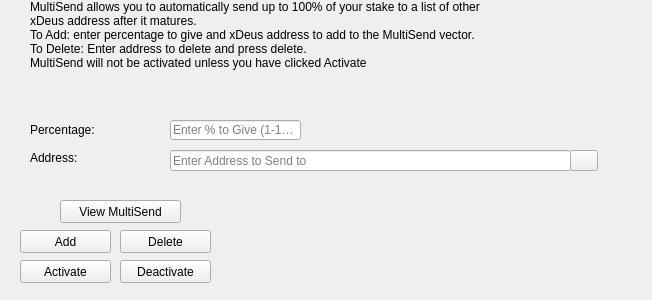
<?xml version="1.0" encoding="UTF-8"?>
<ui version="4.0">
 <class>StakeForCharityDialog</class>
 <widget class="QWidget" name="StakeForCharityDialog">
  <property name="windowModality">
   <enum>Qt::NonModal</enum>
  </property>
  <property name="geometry">
   <rect>
    <x>0</x>
    <y>0</y>
    <width>652</width>
    <height>300</height>
   </rect>
  </property>
  <property name="windowTitle">
   <string>Stake For Charity</string>
  </property>
  <widget class="QLineEdit" name="charityPercentEdit">
   <property name="geometry">
    <rect>
     <x>170</x>
     <y>120</y>
     <width>131</width>
     <height>20</height>
    </rect>
   </property>
   <property name="toolTip">
    <string>Enter whole numbers 1 - 100</string>
   </property>
   <property name="placeholderText">
    <string>Enter % to Give (1-100)</string>
   </property>
  </widget>
  <widget class="QLineEdit" name="charityAddressEdit">
   <property name="geometry">
    <rect>
     <x>170</x>
     <y>150</y>
     <width>401</width>
     <height>21</height>
    </rect>
   </property>
   <property name="toolTip">
    <string/>
   </property>
   <property name="placeholderText">
    <string>Enter Address to Send to</string>
   </property>
  </widget>
  <widget class="QLabel" name="label_2">
   <property name="geometry">
    <rect>
     <x>30</x>
     <y>0</y>
     <width>451</width>
     <height>121</height>
    </rect>
   </property>
   <property name="lineWidth">
    <number>1</number>
   </property>
   <property name="text">
    <string>MultiSend allows you to automatically send up to 100% of your stake to a list of other xDeus address after it matures.
To Add: enter percentage to give and xDeus address to add to the MultiSend vector. 
To Delete: Enter address to delete and press delete.
MultiSend will not be activated unless you have clicked Activate</string>
   </property>
   <property name="alignment">
    <set>Qt::AlignLeading|Qt::AlignLeft|Qt::AlignTop</set>
   </property>
   <property name="wordWrap">
    <bool>true</bool>
   </property>
  </widget>
  <widget class="QLabel" name="message">
   <property name="geometry">
    <rect>
     <x>240</x>
     <y>200</y>
     <width>381</width>
     <height>91</height>
    </rect>
   </property>
   <property name="text">
    <string/>
   </property>
  </widget>
  <widget class="QPushButton" name="addButton">
   <property name="geometry">
    <rect>
     <x>20</x>
     <y>230</y>
     <width>91</width>
     <height>23</height>
    </rect>
   </property>
   <property name="toolTip">
    <string/>
   </property>
   <property name="statusTip">
    <string>Add to MultiSend Vector</string>
   </property>
   <property name="text">
    <string>Add</string>
   </property>
  </widget>
  <widget class="QPushButton" name="disableButton">
   <property name="geometry">
    <rect>
     <x>120</x>
     <y>260</y>
     <width>91</width>
     <height>23</height>
    </rect>
   </property>
   <property name="statusTip">
    <string>Deactivate MultiSend</string>
   </property>
   <property name="text">
    <string>Deactivate</string>
   </property>
  </widget>
  <widget class="QPushButton" name="addressBookButton">
   <property name="geometry">
    <rect>
     <x>570</x>
     <y>150</y>
     <width>28</width>
     <height>21</height>
    </rect>
   </property>
   <property name="toolTip">
    <string>Choose an address from the address book</string>
   </property>
   <property name="text">
    <string/>
   </property>
   <property name="icon">
    <iconset resource="../bitcoin.qrc">
     <normaloff>:/icons/address-book</normaloff>:/icons/address-book</iconset>
   </property>
   <property name="shortcut">
    <string>Alt+A</string>
   </property>
   <property name="autoDefault">
    <bool>false</bool>
   </property>
  </widget>
  <widget class="QLabel" name="label">
   <property name="geometry">
    <rect>
     <x>30</x>
     <y>120</y>
     <width>121</width>
     <height>20</height>
    </rect>
   </property>
   <property name="toolTip">
    <string>Percentage of stake to send</string>
   </property>
   <property name="text">
    <string>Percentage:</string>
   </property>
  </widget>
  <widget class="QLabel" name="label_5">
   <property name="geometry">
    <rect>
     <x>30</x>
     <y>150</y>
     <width>111</width>
     <height>16</height>
    </rect>
   </property>
   <property name="toolTip">
    <string>Address to send portion of stake to</string>
   </property>
   <property name="text">
    <string>Address:</string>
   </property>
  </widget>
  <widget class="QPushButton" name="deleteButton">
   <property name="geometry">
    <rect>
     <x>120</x>
     <y>230</y>
     <width>91</width>
     <height>23</height>
    </rect>
   </property>
   <property name="toolTip">
    <string/>
   </property>
   <property name="statusTip">
    <string>Delete Address From MultiSend Vector</string>
   </property>
   <property name="text">
    <string>Delete</string>
   </property>
  </widget>
  <widget class="QPushButton" name="activateButton">
   <property name="geometry">
    <rect>
     <x>20</x>
     <y>260</y>
     <width>91</width>
     <height>23</height>
    </rect>
   </property>
   <property name="statusTip">
    <string>Activate MultiSend</string>
   </property>
   <property name="text">
    <string>Activate</string>
   </property>
  </widget>
  <widget class="QPushButton" name="viewButton">
   <property name="geometry">
    <rect>
     <x>60</x>
     <y>200</y>
     <width>121</width>
     <height>23</height>
    </rect>
   </property>
   <property name="toolTip">
    <string/>
   </property>
   <property name="statusTip">
    <string>View MultiSend Vector</string>
   </property>
   <property name="text">
    <string>View MultiSend</string>
   </property>
  </widget>
 </widget>
 <resources>
  <include location="../bitcoin.qrc"/>
 </resources>
 <connections/>
</ui>
